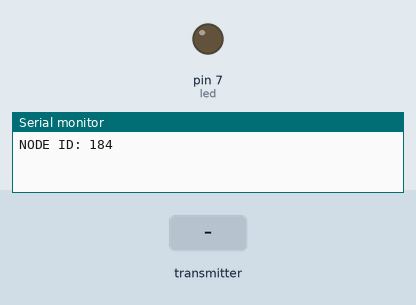
Recording of a sketch running on a simulated Arduino Uno, built with avr-gcc and run on an emulated ATmega328P. On the bench: output pins drawn as LEDs (lit = HIGH), the last lines printed to the serial monitor. Dashed ring = blinking. The inputs (shaded band) are chosen by the test bench. Random numbers use the default seed unless the sketch sets one; no radio packets arrive unless stated.

Above: at 0.1 s.
At 1.2 s:
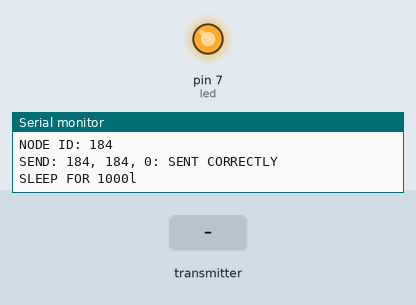
1.3 s: the transmitter starts sending identity = 0
At 2.3 s:
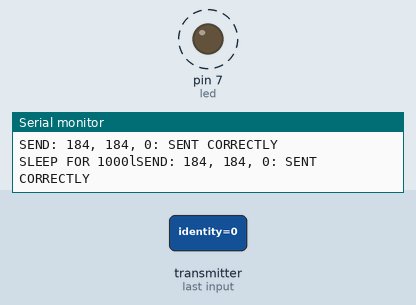
7.9 s: the transmitter starts sending high_identity = 256
Timing chart, 0 to 20.5 s (numbered marks = the images above; inputs shaded):
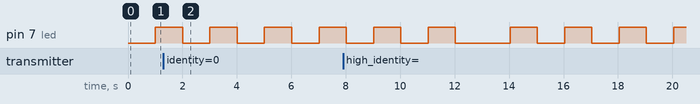

The sketch:

node.ino
```cpp
#include <SPI.h>
#include "nRF24L01.h"
#include "RF24.h"
#include "printf.h"

/*****************************************************
 *                                                   *
 *                   CONFIGURATION                   *
 *                                                   *
 *****************************************************/
  RF24 radio(3, 9);
  const uint64_t pipes =  0xF0F0F0F0E1LL;

  int minID = 0;
  int maxID = 1000;
  int ID;

  const char DELIM = ':';
  const char* messageBuffer;

  //Previous synchronisation data needed to detect loops
  int prevHighestID; //Previous Highest found ID
  int prevMessageID; //Previous message ID

  int highestID;  //Highest found ID
  int senderID;   //Sender of highest ID
  int messageID;  //MessageID
  long timestamp; //Timestamp of highestID
  long deltaT;
  boolean lightOn = false;
  int sendMax = 5;  //amount of messages sent before synchronisation
  int messageCount; //amount of sent messages
  int night = 1000; //sleep time in ms

  //Set up LED
  int led = 7;

void setup(void){
  Serial.begin(57600);

  // initialize the digital pin as an output.
  pinMode(led, OUTPUT);
  //create random ID for this device
  randomSeed(analogRead(0));
  ID = random(minID, maxID);

  printf_begin();
  printf("NODE ID: %i \n\r",ID);

  radio.begin();
  radio.setRetries(0,0);
  radio.setPayloadSize(sizeof(MESSAGE));
  radio.openWritingPipe(pipes);
  radio.openReadingPipe(1,pipes);
  radio.startListening();
  radio.setAutoAck(false);
  radio.printDetails();
  messageCount = 0;
  sendMax++;
  prevHighestID = -1;
  prevMessageID = -1;
}


//
//  Listen for messages and process
//
void listenFor(long time){
  long t = millis();
  MESSAGE ontvangen;
  while(millis()-t < time){
    if(radio.available()){
      radio.read( &ontvangen, sizeof(MESSAGE));
      processMessage(ontvangen);
    }
  }
}


void processMessage(MESSAGE received){
  processContent(received.identity, received.high_identity, received.number);
}

//
// process message and change highestID if necessary
//
void processContent(int sender, int high, int messNumber){
   printf("RECEIVED: %i, %i, %i\n\r", sender, high, messNumber);
   if((high >  highestID && !(prevMessageID == messNumber && prevHighestID == high))
   //if we receive a higher ID than our highest yet received
   || (high == highestID && sender == high)
   //or if we receive previously received highest from highest node itself
   ){
     //update highest
     deltaT   = millis()-timestamp;
     //Tijd die nodig is van luisteren naar het verwerken van het bericht wanneer een bericht is ontvangen
     printf("NEW HIGHEST!\n\r");
     highestID = high;
     senderID  = sender;
     messageID = messNumber;
   }
}

void sendMessage(){
  MESSAGE bericht = { ID, highestID, messageID };
  printf("SEND: %i, %i, %i: ", ID, highestID, messageID);
  radio.stopListening();
  bool ok = radio.write(&bericht, sizeof(MESSAGE));
  radio.startListening();
  if(ok){
    printf("SENT CORRECTLY\n\r");
  }else{
    printf("SENDING FAILED\n\r");
  }
  messageCount++;
}

void synchronize(){
  highestID = ID;           //reset data
  deltaT    = night;
  timestamp = millis();
  messageID = messageCount;

  listenFor(night);          //first night: find highest
  prevMessageID = messageID; //update prevMessageID
  prevHighestID = highestID; //update prevHighestID
  if(deltaT == night){       //if no new highest found
     sendSignal();
  }else{                     //toggle LED to indicate wake-up
    toggleLED();
  }
  printf("SLEEP FOR %ul", deltaT);
  sleepFor(deltaT);         //second night: synchronise
  sendSignal();
}

void toggleLED(){
  if(lightOn){
     lightOn = false;
    digitalWrite(led, LOW);  // turn the LED off (LOW is the voltage level)
  }else{
    lightOn = true;
    digitalWrite(led, HIGH); // turn the LED on by making the voltage HIGH
  }
}

void sendSignal(){
  toggleLED();
  sendMessage();
}

void loop(void){
  while((messageCount % sendMax) != 0){
    sleepFor(night);
    sendSignal();
  }
  synchronize();
}

void sleepFor(long time){
 delay(time);
}
```

printf.h
```cpp
// (licence header left out)
/**
 * @file printf.h
 *
 * Setup necessary to direct stdout to the Arduino Serial library, which
 * enables 'printf'
 */

#ifndef __PRINTF_H__
#define __PRINTF_H__

#ifdef ARDUINO

int serial_putc( char c, FILE * )
{
  Serial.write( c );

  return c;
}

void printf_begin(void)
{
  fdevopen( &serial_putc, 0 );
}
typedef struct MESSAGE {
    int identity;
    int high_identity;
    int number;
} ;
#else
#error This example is only for use on Arduino.
#endif // ARDUINO

#endif // __PRINTF_H__
```
